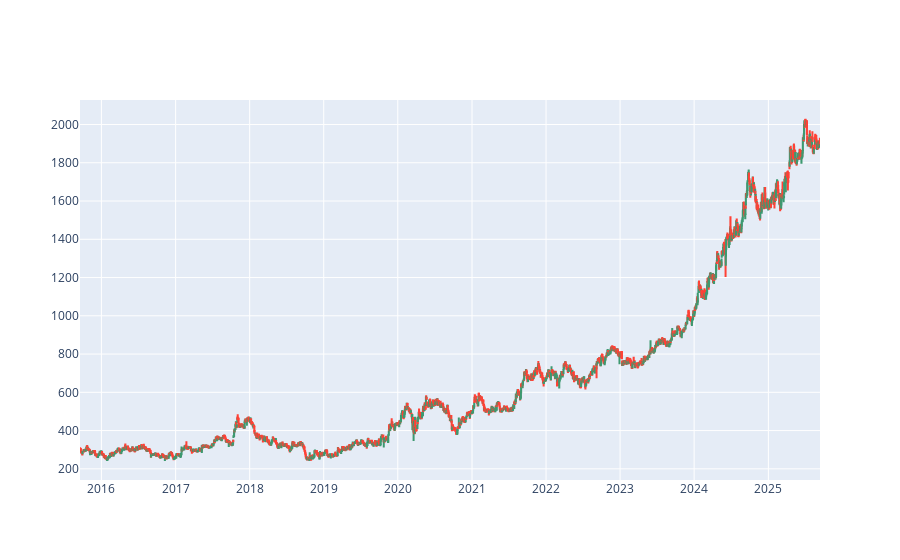

The notebook cell saved with this chart:
### Code cell
fig = go.Figure(data=[go.Candlestick(x = df1['Date'], open = df1['Open'], 
                                    high = df1['High'],
                                    low = df1['Low'], 
                                    close = df1['Close'])])
fig.update_layout(xaxis_rangeslider_visible=False)
fig.show()

### Figure 1 — Plotly figure (JSON) as saved in the notebook; plotly's stock layout.template omitted (floating-point values rounded to 4 significant figures; data arrays with more than 128 entries replaced by an {"elided": "..."} marker saying what was removed)
{"data": [{"close": {"elided": "2465 float values"}, "high": {"elided": "2465 float values"}, "low": {"elided": "2465 float values"}, "open": {"elided": "2465 float values"}, "type": "candlestick", "x": {"elided": "2465 str values"}}], "layout": {"autosize": true, "xaxis": {"autorange": true, "range": ["2015-09-17 12:00", "2025-09-12 12:00"], "rangeslider": {"visible": false, "yaxis": {}}, "type": "date"}, "yaxis": {"autorange": true, "range": [141.7, 2128.0]}}}
